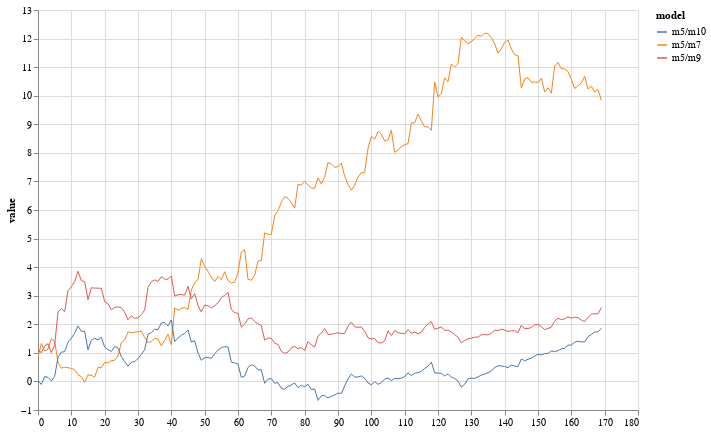

Write notebook code for a chart like this one.
### Code cell
width = 600
height = 400
c = alt.Chart(bfdf).mark_line(
    strokeWidth = 1,
    ).encode(
    alt.X('t:Q', title=None),
    alt.Y('value:Q'),
    alt.Color('model')
    ).properties(width=width, height=height).interactive()
c

### Figure 1 — Vega-Lite specification as saved in the notebook (floating-point values rounded to 4 significant figures; data arrays with more than 128 entries replaced by an {"elided": "..."} marker saying what was removed)
{"config": {"view": {"continuousWidth": 400, "continuousHeight": 300}}, "data": {"name": "data-c9251fe72b1cc555edcd4f13b21e06a7"}, "mark": {"type": "line", "strokeWidth": 1}, "encoding": {"color": {"type": "nominal", "field": "model"}, "x": {"type": "quantitative", "field": "t", "title": null}, "y": {"type": "quantitative", "field": "value"}}, "height": 400, "selection": {"selector001": {"type": "interval", "bind": "scales", "encodings": ["x", "y"]}}, "width": 600, "$schema": "https://vega.github.io/schema/vega-lite/v4.8.1.json", "datasets": {"data-c9251fe72b1cc555edcd4f13b21e06a7": {"elided": "510 records"}}}
